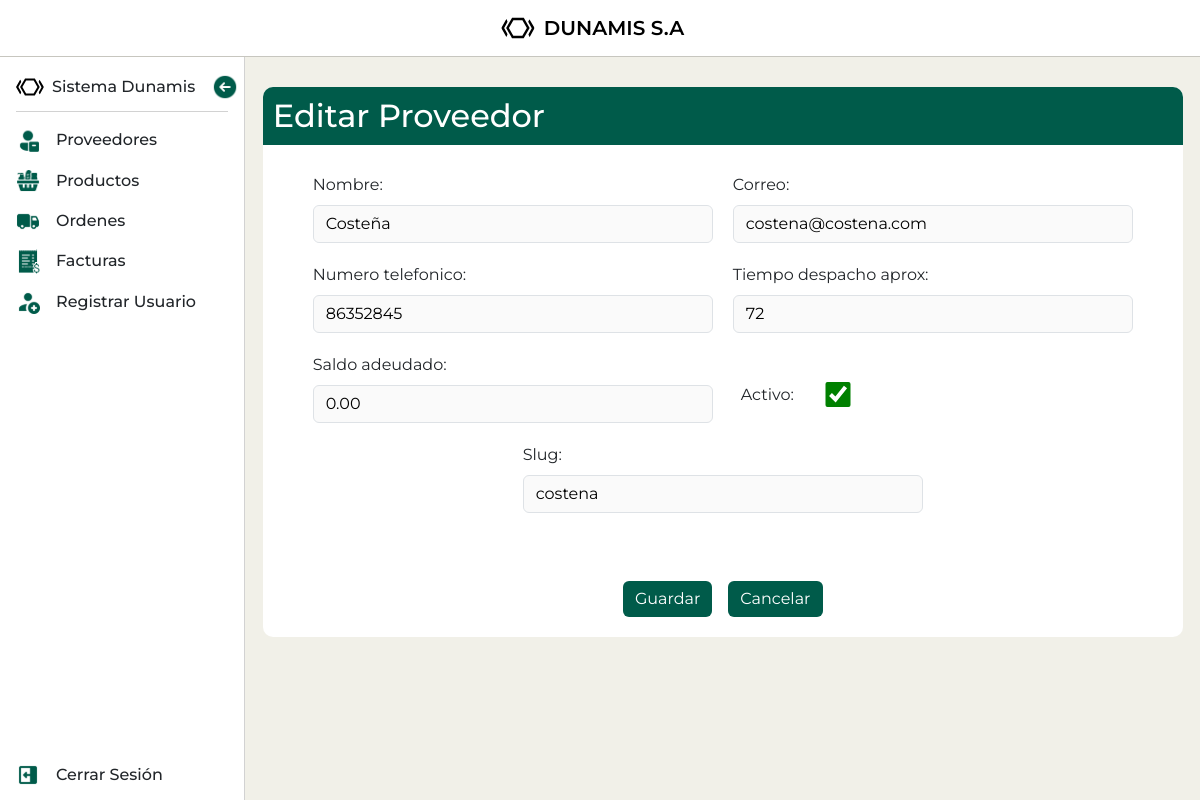
Before: /proveedores/editar/10/ (signed in) with the older database file.
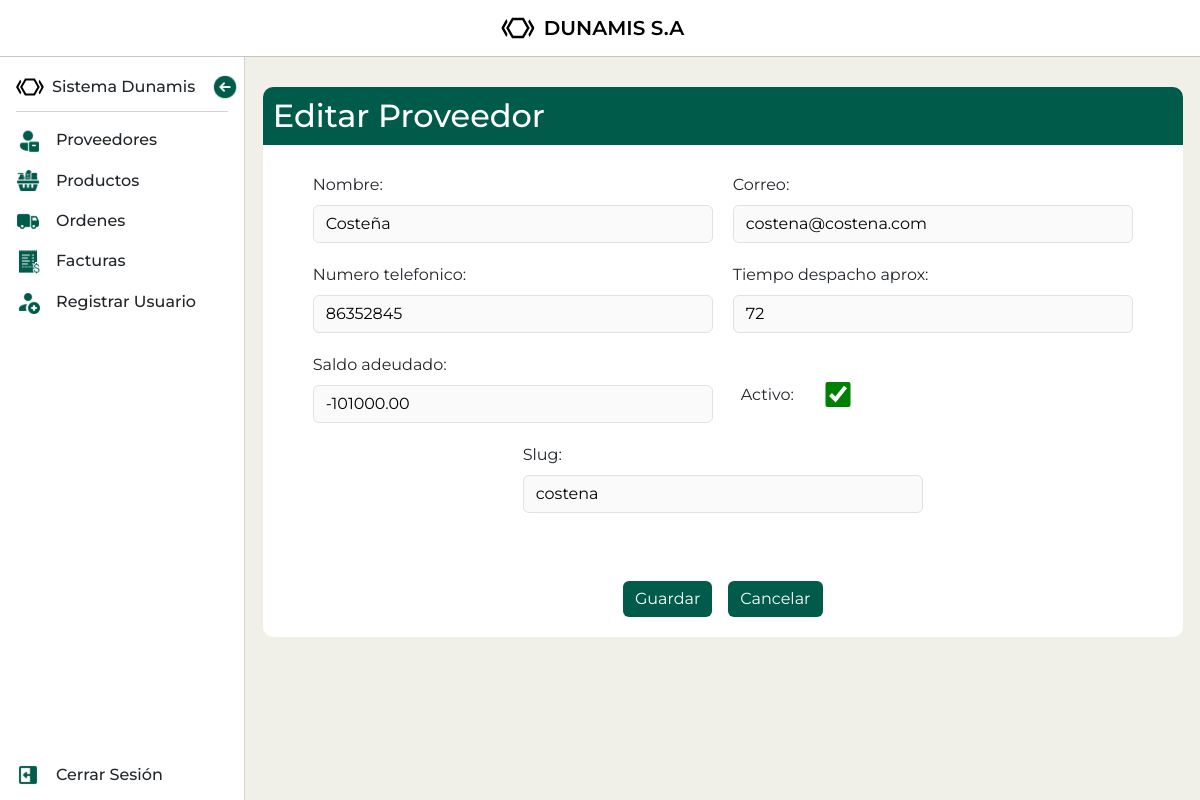
After: the same page with the newer database file.
### mod_ventas/sub_mod_proveedores/models.py (models this page shows, shortened)
class Proveedor(models.Model):
    nombre = models.CharField(max_length=150)
    correo = models.EmailField(default='')
    numero_telefonico = models.IntegerField(default=0)
    tiempo_despacho_aprox = models.IntegerField(validators=[MinValueValidator(1)], default=0)
    saldo_adeudado = models.DecimalField(max_digits=10, decimal_places=2, default=0.00, validators=[MinValueValidator(0)])
    activo = models.BooleanField(default=True)
    slug = models.SlugField(default='', null=False)

### mod_ventas/sub_mod_proveedores/views.py (the view, shortened to what this page needs)
# urls.py: path('editar/<int:pk>/', ProveedorUpdateView.as_view(), name='proveedor_editar'),
class ProveedorUpdateView(LoginRequiredMixin, UpdateView):
    model = Proveedor
    form_class = ProveedorForm
    template_name = 'sub_mod_proveedores/proveedor_form.html'
    success_url = reverse_lazy('proveedor_list')

### mod_ventas/sub_mod_proveedores/forms.py
class ProveedorForm(forms.ModelForm):
    class Meta:
        model = Proveedor
        fields = '__all__'
    def __init__(self, *args, **kwargs):
        super().__init__(*args, **kwargs)
        for field in self.fields.values():
            field.required = True

### mod_ventas/sub_mod_proveedores/templates/sub_mod_proveedores/proveedor_form.html (shortened to what this page needs)
{% extends "base.html" %}
{% block content %}
<section class="form-container">
    <h1 class="form-header">{% if object %}Editar{% else %}Crear{% endif %} Proveedor</h1>
    <form method="post" enctype="multipart/form-data" id="f-provider" class="product-form">
      {% for field in form %}
      <div class="form-group">
        {% if field.field.widget.input_type == "checkbox" %}
          <div class="checkbox-wrapper">
            {{ field.label_tag }}
            {{ field }}
          </div>
        {% else %}
          {{ field.label_tag }}
          {{ field }}
        {% endif %}
      </div>
    {% endfor %}
    </form>
    <div class="d-flex justify-content-center gap-3 mt-5">
      <button form="f-provider" class="btn" type="submit">Guardar</button>
      <a class="btn d-inline" href="{% url 'proveedor_list' %}">Cancelar</a>
    </div>
  </section>
{% endblock %}

Changed rows visible on the page:
changed Proveedor "Costeña": saldo_adeudado "0.00" → "-101000.00"
